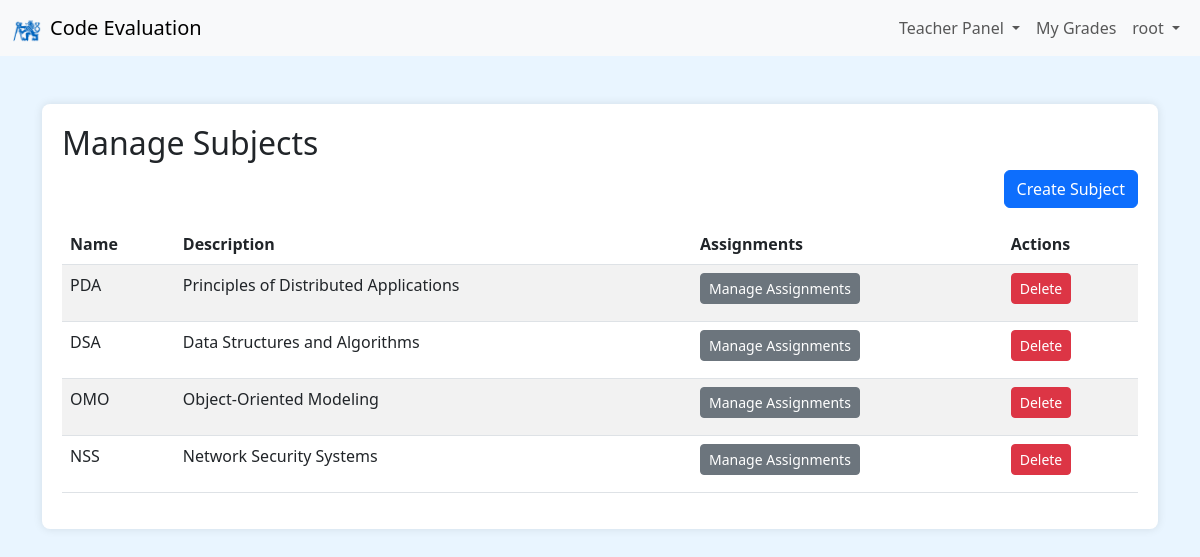
/teacher/subjects/ (signed in), run on the app's committed database.
### upload/models.py (models this page shows, shortened)
class Subject(models.Model):
    name = models.CharField(max_length=100)
    description = models.TextField()

### upload/views.py (the view)
# urls.py: path('teacher/subjects/', views.teacher_subject_list, name='teacher_subject_list'),
@login_required
@user_passes_test(is_teacher)
def teacher_subject_list(request):
    subjects = Subject.objects.all()
    return render(request, 'upload/teacher/subject_list.html', {
        'subjects': subjects
    })

### upload/context_processors.py (called while the page is built)
def is_teacher_context(request):
    if request.user.is_authenticated:
        is_teacher_flag = request.user.is_superuser or request.user.groups.filter(name="Teachers").exists()
    else:
        is_teacher_flag = False
    return {
        'is_teacher_flag': is_teacher_flag
    }

### upload/views.py (called while the page is built)
def is_teacher(user):
    return user.is_superuser or user.groups.filter(name='Teachers').exists()

### upload/templates/upload/teacher/subject_list.html
{% extends 'upload/base.html' %}
{% block content %}
<div class="content-container">
    <h2>Manage Subjects</h2>
    <div class="text-end mb-3">
        <a href="{% url 'upload:teacher_subject_create' %}" class="btn btn-primary">Create Subject</a>
    </div>
    <table class="table table-striped">
        <thead>
            <tr>
                <th>Name</th>
                <th>Description</th>
                <th>Assignments</th>
                <th>Actions</th>
            </tr>
        </thead>
        <tbody>
            {% for subject in subjects %}
            <tr>
                <td>{{ subject.name }}</td>
                <td>{{ subject.description|linebreaks }}</td>
                <td>
                    <a href="{% url 'upload:teacher_assignment_list' pk=subject.pk %}" class="btn btn-sm btn-secondary">
                        Manage Assignments
                    </a>
                </td>
                <td>
                    <a href="{% url 'upload:teacher_subject_delete' pk=subject.pk %}" class="btn btn-sm btn-danger">
                        Delete
                    </a>
                </td>
            </tr>
            {% empty %}
            <tr>
                <td colspan="4">No subjects found.</td>
            </tr>
            {% endfor %}
        </tbody>
    </table>
</div>
{% endblock %}

### upload/templates/upload/base.html (shortened to what this page needs)
{% load crispy_forms_tags static %}
<!DOCTYPE html>
<html lang="en">
<head>
    <link href="https://cdn.jsdelivr.net/npm/bootstrap@5.3.0/dist/css/bootstrap.min.css" rel="stylesheet">
</head>
<body>
    <nav class="navbar navbar-expand-lg navbar-light bg-light">
        <div class="container-fluid">
            <a class="navbar-brand d-flex align-items-center" href="{% url 'upload:subject_list' %}">
                <img src="{% static 'CVUT_znak.png' %}" alt="Logo" width="30" height="30" class="d-inline-block align-text-top me-2">
                Code Evaluation
            </a>
            <div class="collapse navbar-collapse" id="navbarNav">
                <ul class="navbar-nav ms-auto">
                    {% if user.is_authenticated %}
                        {% if is_teacher_flag %}
                            <li class="nav-item dropdown">
                                <a class="nav-link dropdown-toggle" href="#" id="teacherDropdown" role="button"
                                data-bs-toggle="dropdown" aria-expanded="false">
                                    Teacher Panel
                                </a>
                            </li>
                        {% endif %}
                        <li class="nav-item">
                            <a class="nav-link" href="{% url 'upload:grades_overview' %}">My Grades</a>
                        </li>
                        <li class="nav-item dropdown">
                            <a class="nav-link dropdown-toggle" href="#" id="userDropdown" role="button" data-bs-toggle="dropdown" aria-expanded="false">
                                {{ user.username }}
                            </a>
                        </li>
                    {% endif %}
                </ul>
            </div>
        </div>
    </nav>
    <div class="container mt-5">
        {% block content %}
        {% endblock %}
    </div>
</body>
</html>

### upload/templates/upload/base.html (style rules this page uses)
body { background-color: #e9f5ff; }
.content-container { background-color: white; padding: 20px; border-radius: 8px; box-shadow: 0 0 10px rgba(0, 0, 0, 0.1); }

### data on the page
Subject: name "PDA", description "Principles of Distributed Applications"
Subject: name "DSA", description "Data Structures and Algorithms"
Subject: name "OMO", description "Object-Oriented Modeling"
Subject: name "NSS", description "Network Security Systems"

### other printed values
{{ user.username }} "root"
